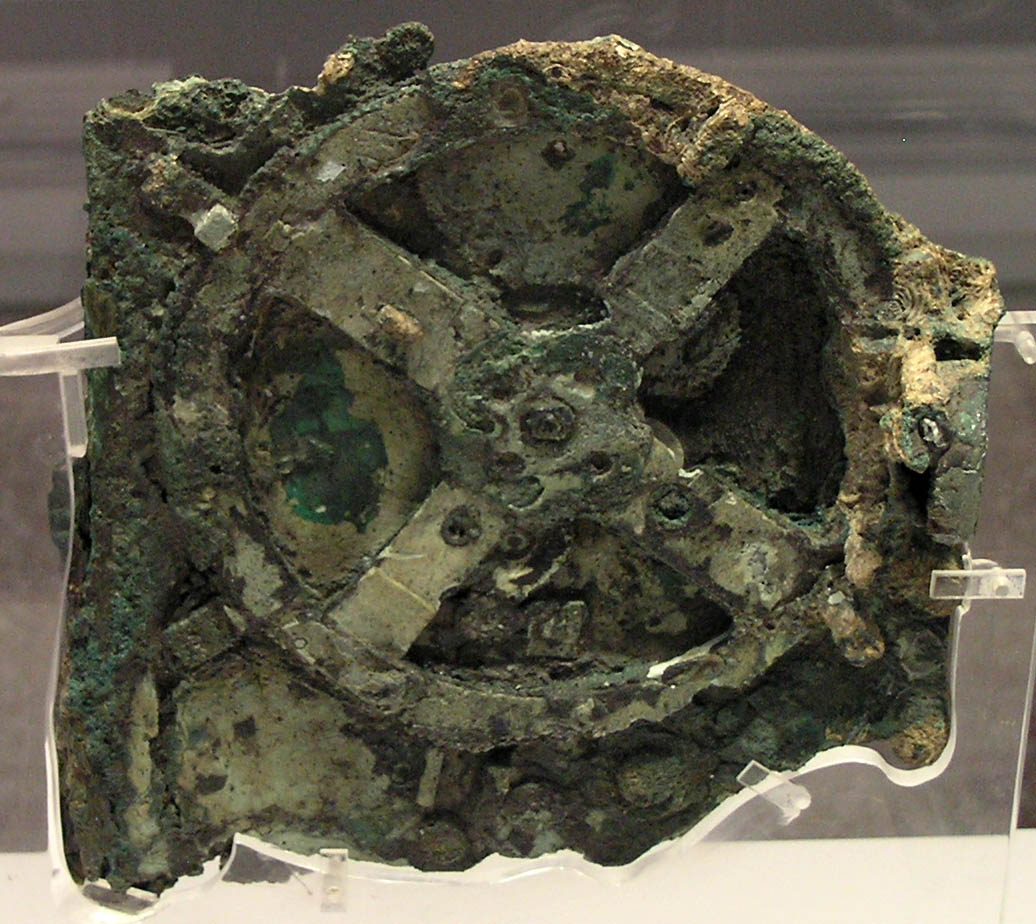
#> input picture projects/antikythera-mechanism-short/assets/scene_02_antikythera_gear_closeup.jpg, 1036 x 924 px, found by its file name
$ python generate_thumbnail.py
#> lines starting #> are read from the running program, lines starting #| are printed output that depends on the picture
from PIL import Image, ImageDraw, ImageFont, ImageFilter, ImageEnhance
from pathlib import Path

PROJECT_DIR = Path("projects/antikythera-mechanism-short")
ASSET_IMG = PROJECT_DIR / "assets" / "scene_02_antikythera_gear_closeup.jpg"
FALLBACK_IMG = PROJECT_DIR / "assets" / "scene_03_antikythera_dials_replica.jpg"

target_img_path = ASSET_IMG if ASSET_IMG.exists() else FALLBACK_IMG

# 1. Generate 1280x720 Landscape Thumbnail (for standard video card representation)
def generate_landscape_thumbnail():
    thumb_w, thumb_h = 1280, 720
    base = Image.new("RGB", (thumb_w, thumb_h), (5, 10, 20))
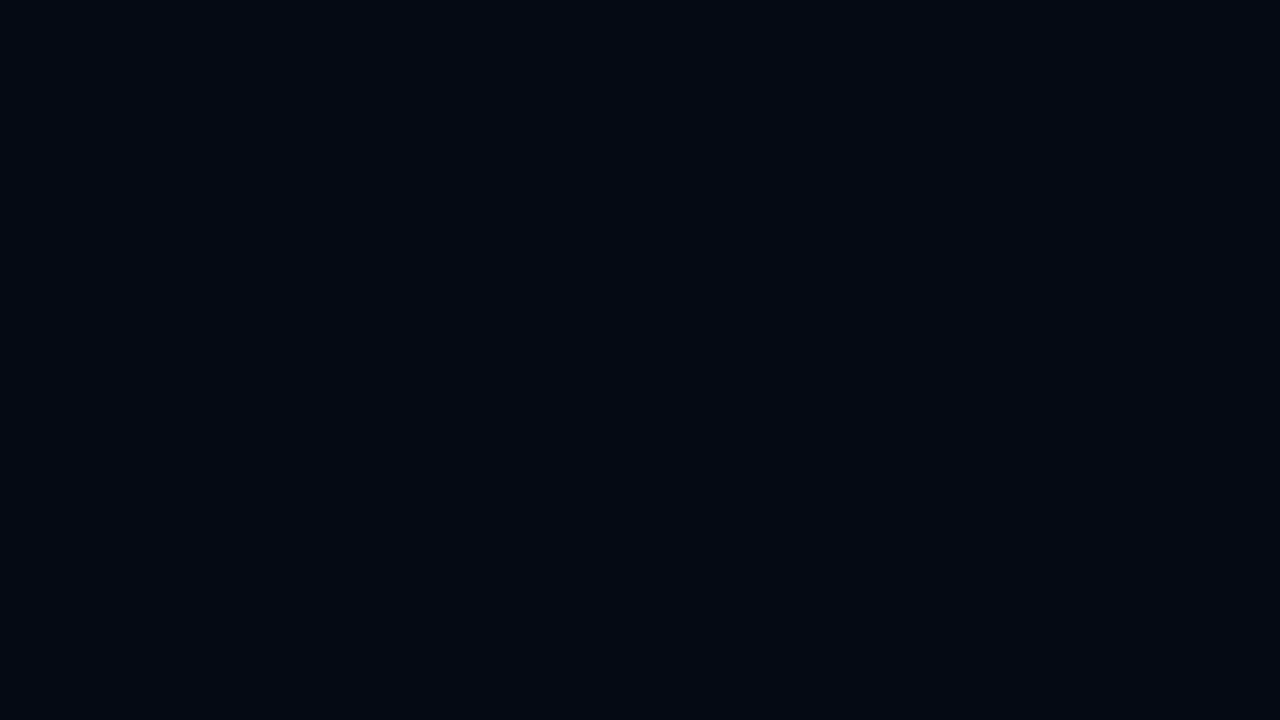
#> base: PIL image 1280x720 RGB; mean R, G, B 5, 10, 20

    with Image.open(target_img_path) as img:
#> img is the input picture: PIL image 1036x924 RGB; mean R, G, B 93.6, 90.2, 74.6
        img = img.convert("RGB")
        # Enhance contrast and saturation for high CTR
        enhancer = ImageEnhance.Contrast(img)
        img = enhancer.enhance(1.35)
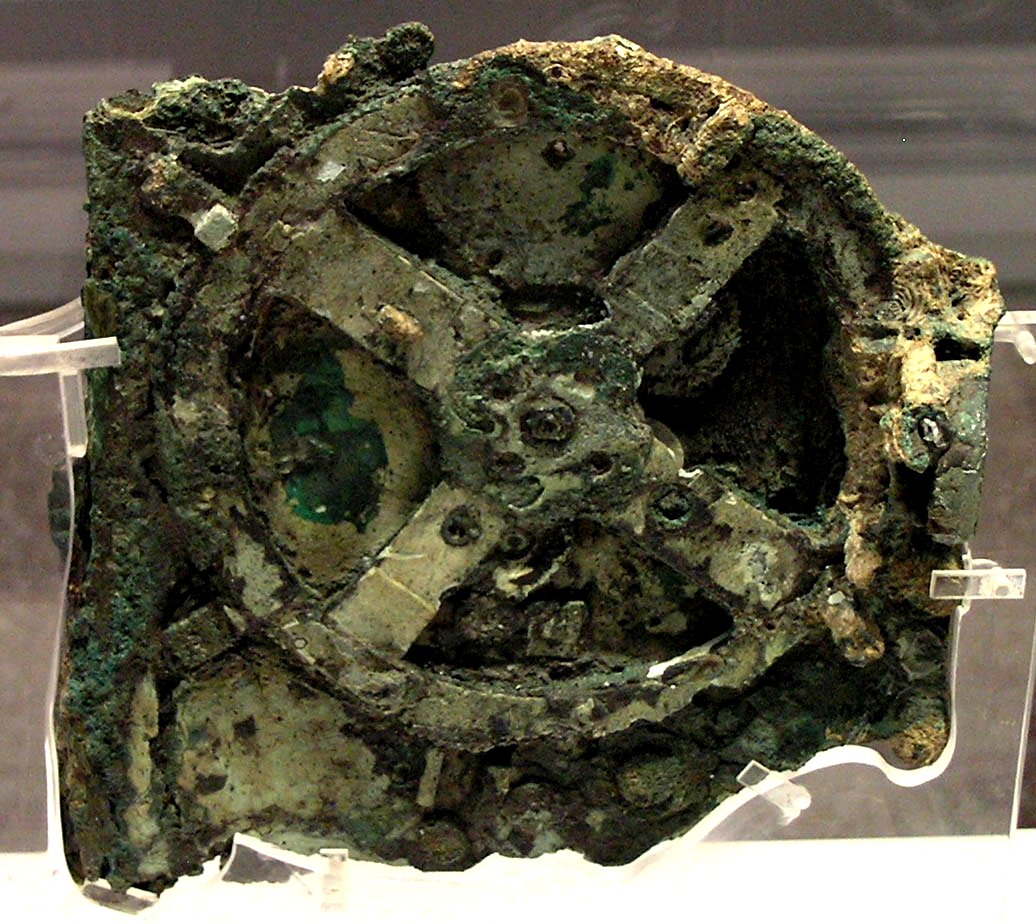
#> img: PIL image 1036x924 RGB; mean R, G, B 91.9, 88.4, 69.6
        enhancer = ImageEnhance.Color(img)
        img = enhancer.enhance(1.25)

        # Scale to fit right/center portion of thumbnail
        img.thumbnail((780, 680), Image.Resampling.LANCZOS)
#> img: PIL image 762x680 RGB
        # Paste with offset
        base.paste(img, (thumb_w - img.width - 30, (thumb_h - img.height) // 2))
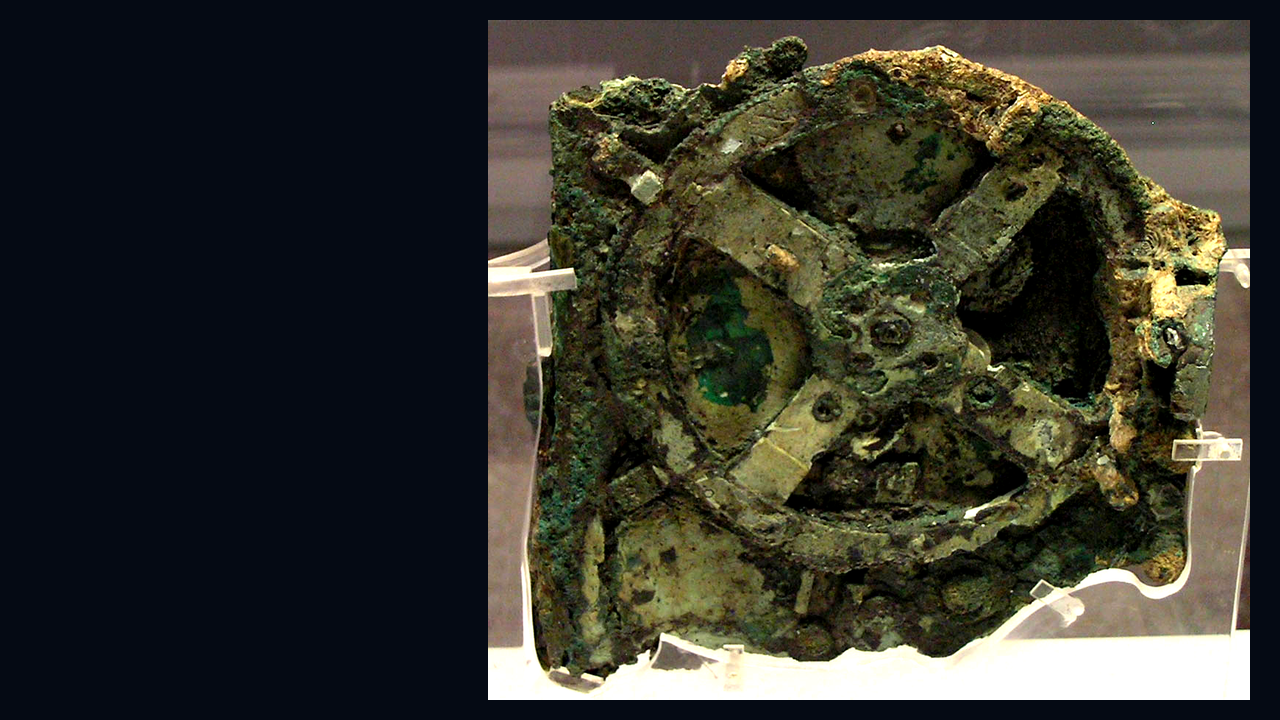
#> base: PIL image 1280x720 RGB; mean R, G, B 54.3, 54, 45.4

    # Add dark vignette gradient on the left side for text readability
    draw = ImageDraw.Draw(base)
    for x in range(650):
        alpha = int(255 * (1.0 - (x / 650)))
        draw.line([(x, 0), (x, thumb_h)], fill=(5, 10, 20))

    # Try loading bold system font or fallback
    try:
        font_large = ImageFont.truetype("arialbd.ttf", 64)
        font_sub = ImageFont.truetype("arialbd.ttf", 36)
        font_badge = ImageFont.truetype("arialbd.ttf", 26)
    except IOError:
        font_large = ImageFont.load_default()
        font_sub = font_large
        font_badge = font_large

    # Draw Yellow Category Badge
    badge_x, badge_y = 60, 90
    draw.rectangle([badge_x, badge_y, badge_x + 290, badge_y + 44], fill=(220, 160, 20))
    draw.text((badge_x + 14, badge_y + 6), "ARCHAEOLOGICAL ANOMALY", fill=(10, 10, 10), font=font_badge)

    # Draw Bold High-Impact Hook Text
    draw.text((60, 160), "THE 2,000-YEAR-OLD", fill=(255, 255, 255), font=font_large)
    draw.text((60, 240), "ANALOG COMPUTER", fill=(255, 215, 0), font=font_large)

    # Subtitle / Proof detail
    draw.text((60, 340), "30+ Interlocking Bronze Gears", fill=(200, 215, 230), font=font_sub)
    draw.text((60, 395), "Confirmed by 3D CT Scans", fill=(160, 185, 205), font=font_sub)

    out_path = PROJECT_DIR / "thumbnail_1280x720.jpg"
    base.save(out_path, "JPEG", quality=95)
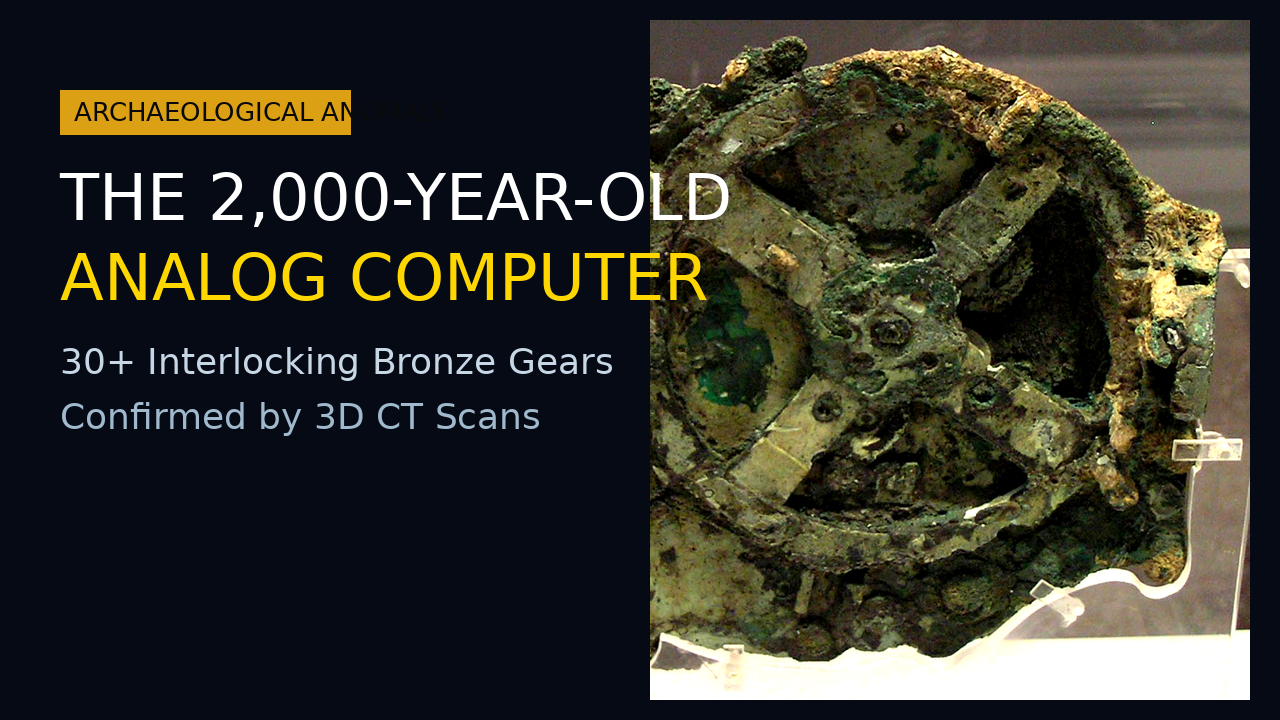
#> saved as thumbnail_1280x720.jpg: PIL image 1280x720 RGB; mean R, G, B 52.6, 52.5, 43.2
#> (the run stopped early here; a loop or call above may not have finished)
